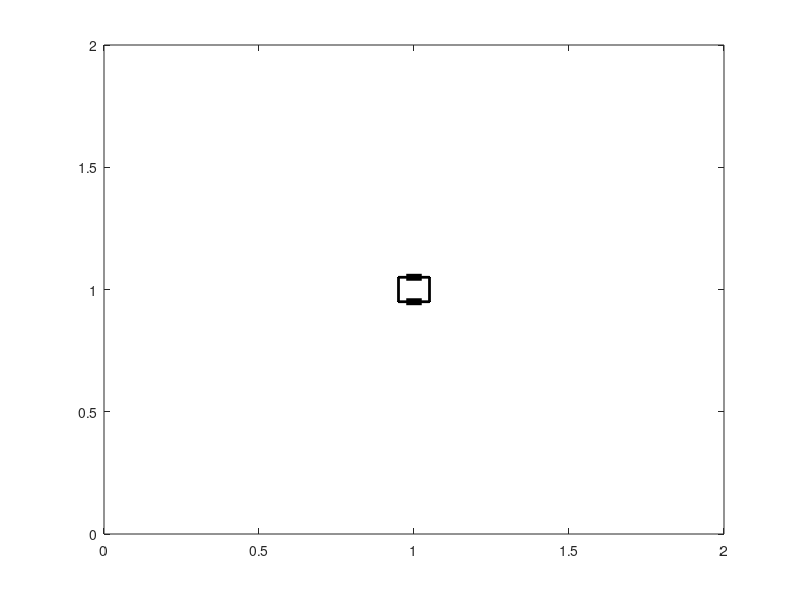

The MATLAB script that drew this image: (Note: this script raises an error after producing the figure.)
%%%%%%%%%%%%%%%%%%%%%%%%%%%%%%%%%%%%%%%%%%%%%%%%%%%%%%%%%%%%%%%%%%%%%%%%%%%
%%%%%%%%%%%%%%%%%%%%%%%%%%%%%%%%%%%%%%%%%%%%%%%%%%%%%%%%%%%%%%%%%%%%%%%%%%%
%%%%%%          Mobile Robot Simulation                              %%%%%%
%%%%%%          4M20 Robotics, coursework template                   %%%%%%
%%%%%%          University of Cambridge                              %%%%%%
%%%%%%          10.10.2018                                           %%%%%%
%%%%%%%%%%%%%%%%%%%%%%%%%%%%%%%%%%%%%%%%%%%%%%%%%%%%%%%%%%%%%%%%%%%%%%%%%%%
%%%%%%%%%%%%%%%%%%%%%%%%%%%%%%%%%%%%%%%%%%%%%%%%%%%%%%%%%%%%%%%%%%%%%%%%%%%

%%%%%%%%%%%%%%%%%%%%%%%%%%%%%%%%%%%%%%%%%%%%%%%%%%%%%%%%%%%%%%%%%%%%%%%%%%%
%% Main function                                                         %%
%%%%%%%%%%%%%%%%%%%%%%%%%%%%%%%%%%%%%%%%%%%%%%%%%%%%%%%%%%%%%%%%%%%%%%%%%%%

%% Blank slate
clear all
close all
clc

%% Parameters
l_s = 0.1;      %shaft length vehicle
r_w = 0.02;     %radius wheel
dt = 1e-3;      %time increment
N = 5000;

%% Initialisation
%robot_state = [0.9;0.9;pi/2];  %initial robot position and orientation
robot_state = [1.0;1.0;0.0];  %initial robot position and orientation
robot_state_old = robot_state;      %save old state for trajectory


figure(1)
plot([robot_state(1);robot_state_old(1)],[robot_state(2);robot_state_old(2)])
hold on


%initialisation of animation
axis([0 2 0 2])
ll = line(0,0,'color','k','LineWidth',2);   %left side of vehicle
lr = line(0,0,'color','k','LineWidth',2);   %right side of vehicle
lf = line(0,0,'color','k','LineWidth',2);   %front of vehicle
lb = line(0,0,'color','k','LineWidth',2);   %back of vehile
lw1 = line(0,0,'color','k','LineWidth',5);  %wheel left
lw2 = line(0,0,'color','k','LineWidth',5);  %wheel right

idx=1;
r_c1 = robot_state(1:2,idx) + l_s/2*[-sin(robot_state(3,idx));cos(robot_state(3,idx))] - l_s/2*[cos(robot_state(3,idx));sin(robot_state(3,idx))];
r_c2 = r_c1 + l_s*[cos(robot_state(3,idx));sin(robot_state(3,idx))];
r_c3 = r_c2 + l_s*[sin(robot_state(3,idx));-cos(robot_state(3,idx))];
r_c4 = r_c3 + l_s*[-cos(robot_state(3,idx));-sin(robot_state(3,idx))];
r_w1 = [r_c1 + (r_c2-r_c1)/4,r_c1 + (r_c2-r_c1)*3/4];
r_w2 = [r_c3 + (r_c4-r_c3)/4,r_c3 + (r_c4-r_c3)*3/4];

plot([robot_state(1,idx);robot_state_old(1)],[robot_state(2,idx);robot_state_old(2)])
set(ll,'xdata',[r_c1(1) r_c2(1)],'ydata',[r_c1(2) r_c2(2)])
set(lf,'xdata',[r_c2(1) r_c3(1)],'ydata',[r_c2(2) r_c3(2)])
set(lr,'xdata',[r_c3(1) r_c4(1)],'ydata',[r_c3(2) r_c4(2)])
set(lb,'xdata',[r_c4(1) r_c1(1)],'ydata',[r_c4(2) r_c1(2)])
set(lw1,'xdata',[r_w1(1,1) r_w1(1,2)],'ydata',[r_w1(2,1) r_w1(2,2)])
set(lw2,'xdata',[r_w2(1,1) r_w2(1,2)],'ydata',[r_w2(2,1) r_w2(2,2)])
drawnow;
      



%% Simulation
% Define a target location based on user input
pointer_location=ginput(1);
pDes = [pointer_location';1.75*atan((pointer_location(2)-robot_state(2))/(pointer_location(1)-robot_state(1)))]    %get user defined target              
%pDes = [.5;.5;-0.8]    %get user defined target              

% Calculate mobile robot trajectory
t = 0:dt:N;
for i = 1:N
    
    [pDes', robot_state(:,i)', pDes'- robot_state(:,i)'];

     robot_jacobian = [r_w*cos(robot_state(3,i))/2, r_w*cos(robot_state(3,i))/2, 0; ...
                   r_w*sin(robot_state(3,i))/2, r_w*sin(robot_state(3,i))/2, 0; ...
                   r_w/l_s/4, -r_w/l_s/4, 0];
    inv_robot_jacobian = pinv(robot_jacobian);
    
    motor_out = inv_robot_jacobian * (pDes - robot_state(:,i));
    robot_state(:,i+1) = robot_state(:,i) + robot_jacobian*[motor_out(1);motor_out(2);0]*dt;
end


% Visualize the obtained trajectory
robot_state_old = robot_state(:,1);
t_next = 0;   %variable for timing of frame capture
RepSpeed = 1; %replay speed
fps = 30;  %frames per second
tic
while toc < t(end)
        
    % Animation
    if mod(toc,1/fps) > mod(toc,1/fps+dt)

        idx = floor(toc/dt*RepSpeed);
        if idx>N
            break
        end

        r_c1 = robot_state(1:2,idx) + l_s/2*[-sin(robot_state(3,idx));cos(robot_state(3,idx))] - l_s/2*[cos(robot_state(3,idx));sin(robot_state(3,idx))];
        r_c2 = r_c1 + l_s*[cos(robot_state(3,idx));sin(robot_state(3,idx))];
        r_c3 = r_c2 + l_s*[sin(robot_state(3,idx));-cos(robot_state(3,idx))];
        r_c4 = r_c3 + l_s*[-cos(robot_state(3,idx));-sin(robot_state(3,idx))];
        r_w1 = [r_c1 + (r_c2-r_c1)/4,r_c1 + (r_c2-r_c1)*3/4];
        r_w2 = [r_c3 + (r_c4-r_c3)/4,r_c3 + (r_c4-r_c3)*3/4];


        
        plot([robot_state(1,idx);robot_state_old(1)],[robot_state(2,idx);robot_state_old(2)])

        set(ll,'xdata',[r_c1(1) r_c2(1)],'ydata',[r_c1(2) r_c2(2)])
        set(lf,'xdata',[r_c2(1) r_c3(1)],'ydata',[r_c2(2) r_c3(2)])
        set(lr,'xdata',[r_c3(1) r_c4(1)],'ydata',[r_c3(2) r_c4(2)])
        set(lb,'xdata',[r_c4(1) r_c1(1)],'ydata',[r_c4(2) r_c1(2)])
        set(lw1,'xdata',[r_w1(1,1) r_w1(1,2)],'ydata',[r_w1(2,1) r_w1(2,2)])
        set(lw2,'xdata',[r_w2(1,1) r_w2(1,2)],'ydata',[r_w2(2,1) r_w2(2,2)])

        drawnow
        robot_state_old = robot_state(:,idx);
    end
end